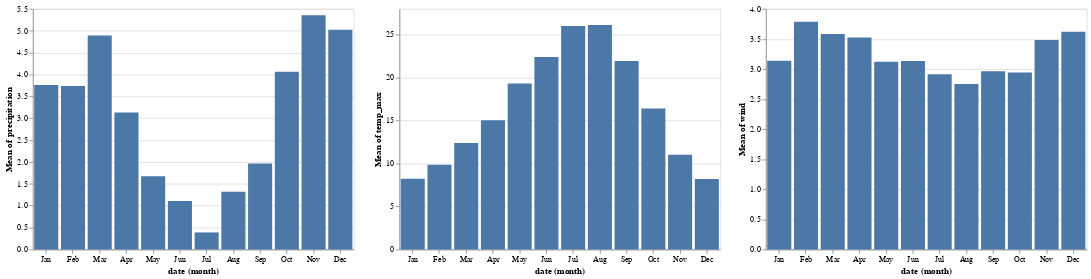

Write notebook code for a chart like this one.
### Code cell
alt.Chart(weather).mark_bar().encode(
    x = alt.X('date:O', timeUnit='month'),
    y = alt.Y(alt.repeat('column'), aggregate='mean', type='quantitative')
).repeat(
    column = ['precipitation', 'temp_max', 'wind']
)

### Figure 1 — Vega-Lite specification as saved in the notebook (floating-point values rounded to 4 significant figures; data arrays with more than 128 entries replaced by an {"elided": "..."} marker saying what was removed)
{"$schema": "https://vega.github.io/schema/vega-lite/v3.4.0.json", "config": {"mark": {"tooltip": null}, "view": {"height": 300, "width": 400}}, "datasets": {"data-13ba8891ffc1c036fb4d1d254fdfb737": {"elided": "1461 records"}}, "repeat": {"column": ["precipitation", "temp_max", "wind"]}, "spec": {"data": {"name": "data-13ba8891ffc1c036fb4d1d254fdfb737"}, "encoding": {"x": {"field": "date", "timeUnit": "month", "type": "ordinal"}, "y": {"aggregate": "mean", "field": {"repeat": "column"}, "type": "quantitative"}}, "mark": "bar"}}
